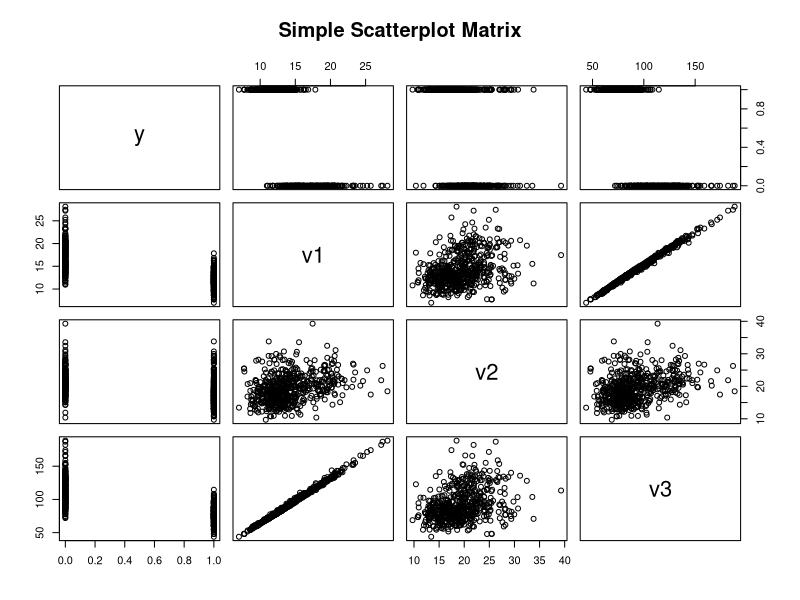
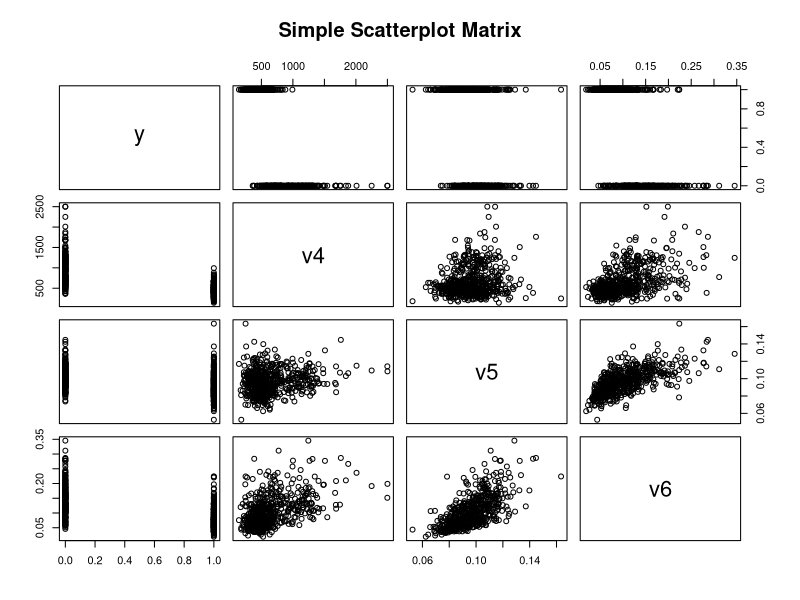
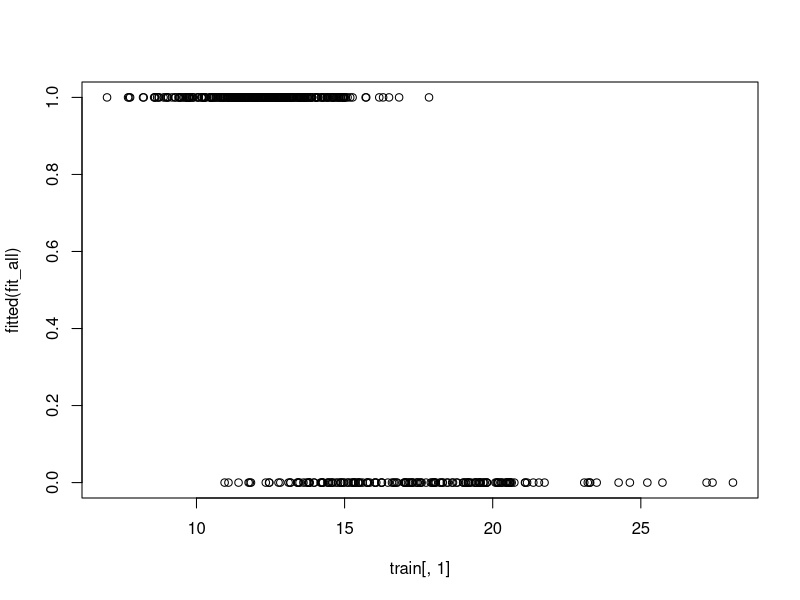
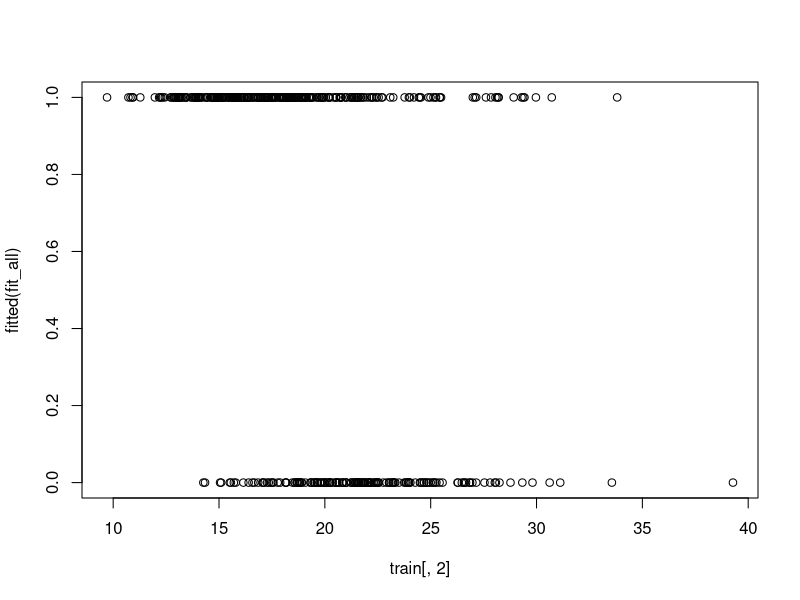
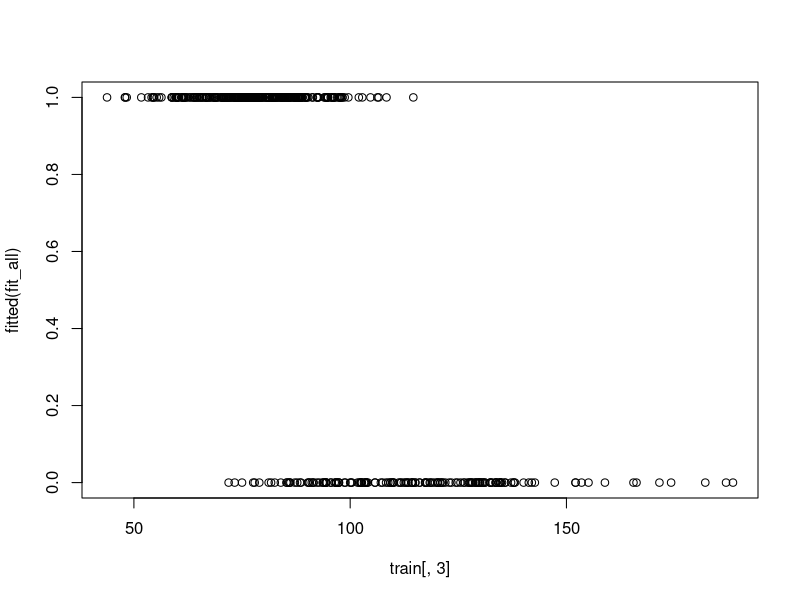
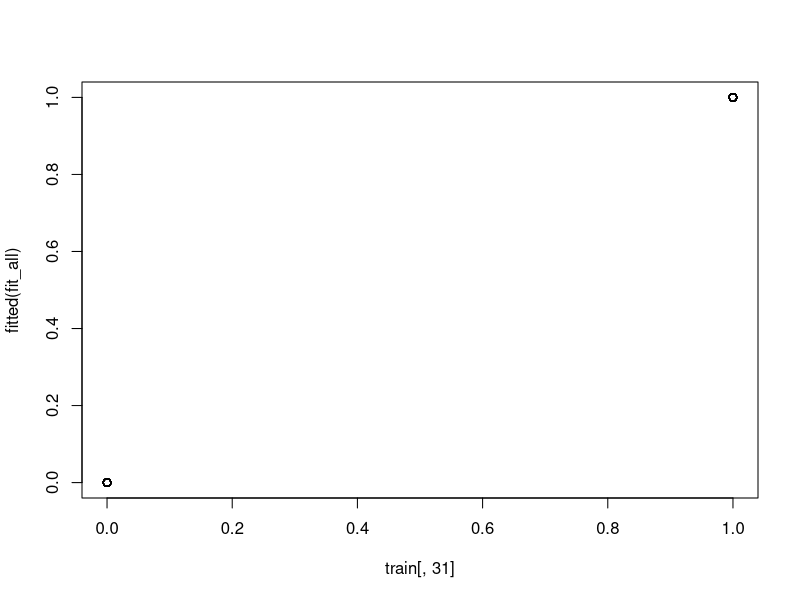
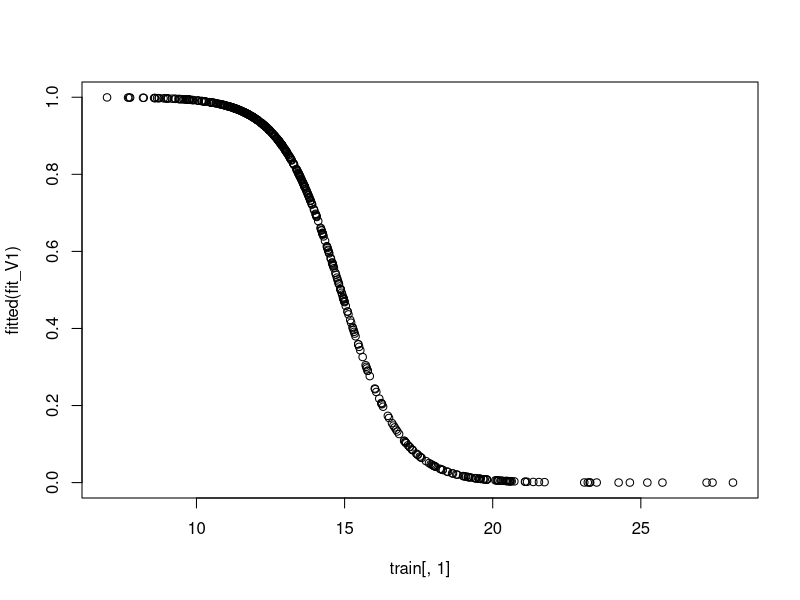
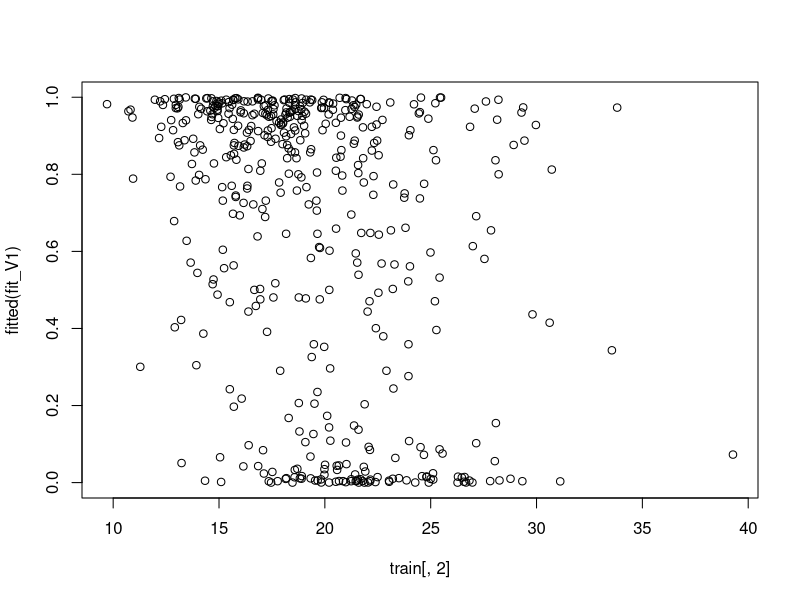

Recreate these plots in R, in order. (Note: this script raises an error after producing the figures.)
# ---
# title: |
# Advanced Topics in Statistics  
# Classification in R and Python

# date: "03/02/2021"
# output: pdf_document
# ---
  
# ```{r setup, include=FALSE}
# knitr::opts_chunk$set(echo = TRUE)
# ```

# In this practical we will cover the following topics:
  
# * Logistic regression



## Classification using logistic regression

# **Quick recap** - for more details see Classification slides on the ELE page.

# Imagine that an observation consists of some explanatory variables $X_1,X_2,\dots,X_p$ and a binary 
# label $Y$ (that is $Y$ is either 1 or 0). When doing classification, we want to find a method that 
# assigns one label to each observation in a way that the method correctly predicts not only the observed 
# labels, but it also performs well when assingning labels to new observations.

# Logistic regression is one method that can used to classify observations. It uses the form
# \[p:=\mathbb{P}(Y=1|X_1,\dots,X_p)=\frac{\mathrm{e}^{\beta_0+\beta_1X_1+\dots+\beta_pX_p}}{1+\mathrm{e}^{\beta_0+\beta_1X_1+\dots+\beta_pX_p}},\]
# that is we first estimate the probability that the observation (with explanatory variables $X_1,\dots,X_p$) is of category 1.
# The coefficients $\beta_0,\beta_1,\dots,\beta_p$ are estimated using the observed data.

# Then, in order to predict the label of new observations, we choose a threshold $p*$, and assign label 1 
# if the value $p$ of the new observation is above the threshold $p*$ (and assing label 0 otherwise).

# There are a couple of measures of testing a model’s classification performance. Using our data we can 
# construct the following *confusion matrix*:

# \begin{center}
# \begin{tabular}{c | c c}
# & Obs:0 & Obs:1\\\hline
# Pred:0 & a & b\\
# Pred:1 & c & d
# \end{tabular}
# \end{center}

# The *accuracy* is the fraction of correct classifications, that is $(a+d)/(a+b+c+d)$. 
# Furthermore we can define the following measures:
  
# * Sensitivity: proportion of true positives predicted as such, $a/(b+d)$.

# * Specificity: proportion of true negatives predicted as such, $a/(a+c)$.

# * Positive predictive value: proportion of predicted positives that are actually correct, $d/(c+d)$.

# * Negative predictive value: proportion of predicted negatives that are actually correct, $a/(a+b)$.


# **Breast Cancer data**
  
# In this example we will attempt to classify tumors as being benign (0) or malignant (1). The data are 
# readily available in Python, in R you will have to read in the `cancer.csv` dataset, which you can find 
# on the ELE page. The data consists of 30 explanatory variables (different measurements of the tumor), 
# and the label indicating whether the tumor is benign or malignant.

# Since we only have one dataset, to test model performance we will randomly split to data, and build 
# the model on 75\% of available, and test the model on the remaining 25\%.

# \textcolor{red}{\textbf{R:}}

# Load the necessary packages and the data:
# ```{r,eval=FALSE}
# The caret and e1071 package is required for using the confusionMatrix call
library(dplyr)
library(caret)
library(e1071)
library(MASS)
library(tidyverse)
library(readr)
library(repr)
library(glmnet)

cancer <- read.csv("cancer.csv",header=FALSE)
# ```

# Look at the data (there is a lot so just the first three variables here, try altering this to get a sense of the data)
# ```{r}
y <- cancer[,31]
v1 <- cancer[,1]
v2 <- cancer[,2]
v3 <- cancer[,3]
v4 <- cancer[,4]
v5 <- cancer[,5]
v6 <- cancer[,6]
# Basic Scatterplot Matrix
pairs(~y+v1+v2+v3,data=cancer,main="Simple Scatterplot Matrix")
pairs(~y+v4+v5+v6,data=cancer,main="Simple Scatterplot Matrix")
# ```


# Next we manually define a function that will split the data into training set and test set, and use 
# this function to make the split:
# ```{r,eval=FALSE}
# Define function that will split the data into training and test sets
trainTestSplit <- function(df,trainPercent,seed1){
  ## Sample size percent
  smp_size <- floor(trainPercent/100 * nrow(df))
  ## set the seed 
  set.seed(seed1)
  train_ind <- sample(seq_len(nrow(df)), size = smp_size)
  train_ind
}

# Split as training and test sets
train_ind <- trainTestSplit(cancer,trainPercent=85,seed=123)
train <- cancer[train_ind, ]
test <- cancer[-train_ind, ]

# ```

# Then we fit the glm (note that the labels are in the last column of the dataset - V31).

# Explore differing numbers of the tumor measurements to aid with classification
# ```{r,eval=FALSE}
# Fit a generalized linear logistic model
# Note that the last column (V31) contains the labels

# This fits all the 30 measurements
fit_all <- glm(V31~.,family=binomial,data=train,control = list(maxit = 50))
summary(fit_all)
# Coefficients:
#             Estimate Std. Error   z value   Pr(>|z|)
# (Intercept)  8.677e+03  2.389e+07   0.000    1.000
# V1           5.868e+03  1.316e+07   0.000    1.000
# V2          -1.031e+02  3.379e+05   0.000    1.000
# V3          -4.465e+02  2.337e+06   0.000    1.000
# V4          -2.632e+01  3.965e+04  -0.001    0.999
# V5          -3.916e+04  1.760e+08   0.000    1.000
# V6           4.714e+04  5.696e+07   0.001    0.999
# V7          -4.167e+03  4.085e+07   0.000    1.000
# V8          -3.360e+04  7.480e+07   0.000    1.000
# V9           1.099e+04  2.468e+07   0.000    1.000
# V10         -7.143e+04  9.127e+07  -0.001    0.999
# V11          1.533e+03  1.838e+07   0.000    1.000
# V12         -3.374e+01  1.668e+06   0.000    1.000
# V13          4.217e+02  2.997e+06   0.000    1.000
# V14         -6.404e+01  1.407e+05   0.000    1.000
# V15          7.213e+04  1.613e+08   0.000    1.000
# V16         -6.576e+04  1.095e+08  -0.001    1.000
# V17          4.245e+04  6.974e+07   0.001    1.000
# V18         -2.003e+05  3.771e+08  -0.001    1.000
# V19          4.725e+04  1.497e+08   0.000    1.000
# V20          4.738e+05  6.476e+08   0.001    0.999
# V21         -2.664e+03  4.779e+06  -0.001    1.000
# V22         -5.037e+00  2.008e+05   0.000    1.000
# V23          4.284e+01  1.895e+05   0.000    1.000
# V24          1.728e+01  3.218e+04   0.001    1.000
# V25          3.789e+03  6.143e+07   0.000    1.000
# V26          2.994e+03  2.434e+07   0.000    1.000
# V27         -7.080e+03  2.522e+07   0.000    1.000
# V28          5.651e+03  4.429e+07   0.000    1.000
# V29         -1.056e+04  1.650e+07  -0.001    0.999
# V30         -1.330e+04  5.061e+07   0.000    1.000

# (Dispersion parameter for binomial family taken to be 1)

# Null deviance: 6.2537e+02  on 482  degrees of freedom
# Residual deviance: 2.3388e-09  on 452  degrees of freedom
# AIC: 62


# This fits V1
fit_V1 <- glm(V31~V1,family=binomial,data=train,control = list(maxit = 50))
summary(fit_V1)
# Coefficients:
#             Estimate Std. Error   z value Pr(>|z|)    
# (Intercept)  14.6188     1.3715   10.66   <2e-16 ***
# V1           -0.9831     0.0963  -10.21   <2e-16 ***

# (Dispersion parameter for binomial family taken to be 1)

# Null deviance: 625.37  on 482  degrees of freedom
# Residual deviance: 281.18  on 481  degrees of freedom
# AIC: 285.18


# This fits V2
fit_V2 <- glm(V31~V2,family=binomial,data=train,control = list(maxit = 50))
summary(fit_V2)
# Coefficients:
#             Estimate Std. Error   z value Pr(>|z|)    
# (Intercept)  5.24110    0.57566   9.105   <2e-16 ***
# V2          -0.23377    0.02829  -8.263   <2e-16 ***

# (Dispersion parameter for binomial family taken to be 1)

# Null deviance: 625.37  on 482  degrees of freedom
# Residual deviance: 536.93  on 481  degrees of freedom
# AIC: 540.93

# This fits V3
fit_V3 <- glm(V31~V3,family=binomial,data=train,control = list(maxit = 50))
summary(fit_V3)
# Coefficients:
#             Estimate Std. Error   z value Pr(>|z|)    
# (Intercept) 15.03237    1.42038   10.58   <2e-16 ***
# V3          -0.15570    0.01533  -10.15   <2e-16 ***

# (Dispersion parameter for binomial family taken to be 1)

# Null deviance: 625.37  on 482  degrees of freedom
# Residual deviance: 261.21  on 481  degrees of freedom
# AIC: 265.21


# This fits V1 + V2 + V3
fit_V1_V2_V3 <- glm(V31~V1+V2+V3,family=binomial,data=train,control = list(maxit = 50))
summary(fit_V1_V2_V3)
# Coefficients:
#           Estimate Std. Error z   value Pr(>|z|)    
# (Intercept) 17.15217    1.97095   8.702  < 2e-16 ***
# V1           5.62102    1.01587   5.533 3.14e-08 ***
# V2          -0.22255    0.04759  -4.677 2.92e-06 ***
# V3          -0.99542    0.15733  -6.327 2.50e-10 ***

# (Dispersion parameter for binomial family taken to be 1)

# Null deviance: 625.37  on 482  degrees of freedom
# Residual deviance: 194.11  on 479  degrees of freedom
# AIC: 202.11


# Use backstep to remove all variables with no correlation to V31
fit_backstep <- fit_all %>% stepAIC(trace=FALSE, direction = c("backward"))
coef(fit_backstep)
print(fit_backstep)

# This fits backstep model
fit_backstep1 <- glm(formula = V31 ~ V1 + V2 + V4 + V5 + V6 + V7 + V8 + V9 + V10 + 
                       V13 + V14 + V15 + V16 + V17 + V18 + V19 + V20 + V21 + V29 + 
                       V30, family = binomial, data = train, control = list(maxit = 50))
summary(fit_backstep1)
# Coefficients:
# Estimate Std. Error z value Pr(>|z|)
# (Intercept)  1.023e+04  4.542e+06   0.002    0.998
# V1           6.276e+03  1.149e+06   0.005    0.996
# V2          -3.491e+02  6.164e+04  -0.006    0.995
# V4          -5.405e+01  1.017e+04  -0.005    0.996
# V5          -8.852e+04  2.116e+07  -0.004    0.997
# V6           1.261e+05  2.271e+07   0.006    0.996
# V7          -8.776e+04  1.747e+07  -0.005    0.996
# V8          -2.547e+04  2.661e+07  -0.001    0.999
# V9           4.329e+04  9.110e+06   0.005    0.996
# V10         -1.599e+05  3.400e+07  -0.005    0.996
# V13          8.165e+02  1.803e+05   0.005    0.996
# V14         -1.421e+02  2.667e+04  -0.005    0.996
# V15          2.288e+05  4.840e+07   0.005    0.996
# V16         -1.612e+05  2.955e+07  -0.005    0.996
# V17          1.290e+05  2.433e+07   0.005    0.996
# V18         -6.829e+05  1.293e+08  -0.005    0.996
# V19          1.998e+05  3.602e+07   0.006    0.996
# V20          1.669e+06  3.056e+08   0.005    0.996
# V21         -1.948e+03  3.467e+05  -0.006    0.996
# V29         -4.119e+04  7.478e+06  -0.006    0.996
# V30         -1.196e+05  2.202e+07  -0.005    0.996

# (Dispersion parameter for binomial family taken to be 1)

# Null deviance: 6.2537e+02  on 482  degrees of freedom
# Residual deviance: 1.0781e-08  on 462  degrees of freedom
# AIC: 42
# ```

train
# Dumy code categorical predictor variables
x <- model.matrix(V31~., train)[,-1]
# Convert the outcome (class) to a numerical variable
y_V31 <- train$V31

# Use lasso regression to remove all variables with no correlation to V31
cv.lasso <- cv.glmnet(x = x, y_V31, alpha = 1, family = "binomial")
# Fit the final model on the training data
lasso.model <- glmnet(x = x, y_V31, alpha = 1, family = "binomial",
                lambda = cv.lasso$lambda.min)
# Display regression coefficients
coef(lasso.model)
#               s0
# (Intercept)  29.1171699
# V1            .        
# V2            .        
# V3            .        
# V4            .        
# V5            .        
# V6            .        
# V7            .        
# V8          -33.9464254
# V9            .        
# V10          31.6135072
# V11          -9.0464604
# V12           0.5784591
# V13           .        
# V14           .        
# V15         -92.9503483
# V16          42.6760739
# V17           .        
# V18           .        
# V19           .        
# V20          77.0319339
# V21          -0.7109714
# V22          -0.2669398
# V23           .        
# V24           .        
# V25         -18.2286258
# V26           .        
# V27          -5.3631108
# V28         -18.7103130
# V29          -8.3093734
# V30 

# Make predictions on the test data
lasso.test <- model.matrix(V31 ~., data = test)[,-1]
lasso.probs <- lasso.model %>% predict(newx = lasso.test)
predicted.classes <- ifelse(lasso.probs > 0.5, 1, 0)
print(lasso.model)

# This fits lasso1 model
fit_lasso1 <- glm(formula = V31 ~ V8 + V10 + V11 + V12 + V15 + V16 + V20 + V21 + V22 + V25 + V27 + V28 + V29, 
                  family = binomial, data = train, control = list(maxit = 50))
summary(fit_lasso1)
# Coefficients:
# Estimate Std. Error z value Pr(>|z|)    
# (Intercept)   50.2028    16.0646   3.125  0.00178 ** 
# V8           -52.4697    45.5220  -1.153  0.24907    
# V10           19.9787   156.2735   0.128  0.89827    
# V11          -18.8776     6.4815  -2.913  0.00359 ** 
# V12            2.1273     1.4677   1.449  0.14724    
# V15         -270.2908   198.6908  -1.360  0.17372    
# V16          100.3277    61.2341   1.638  0.10133    
# V20          291.8072   650.6440   0.448  0.65380    
# V21           -1.1237     0.4299  -2.614  0.00894 ** 
# V22           -0.5026     0.1411  -3.561  0.00037 ***
# V25          -31.1629    37.4893  -0.831  0.40583    
# V27          -11.6342     4.5188  -2.575  0.01004 *  
# V28          -26.6205    26.6951  -0.997  0.31866    
# V29          -14.2849     9.1415  -1.563  0.11813    

# (Dispersion parameter for binomial family taken to be 1)

# Null deviance: 625.37  on 482  degrees of freedom
# Residual deviance:  48.14  on 469  degrees of freedom
# AIC: 76.14


# This fits lasso2 model, removing V10
fit_lasso2 <- glm(formula = V31 ~ V8 + V11 + V12 + V15 + V16 + V20 + V21 + V22 + V25 + V27 + V28 + V29, 
                  family = binomial, data = train, control = list(maxit = 50))
summary(fit_lasso2)
# Coefficients:
# Estimate Std. Error z value Pr(>|z|)    
# (Intercept)   51.6029    11.9605   4.314  1.6e-05 ***
# V8           -50.8782    43.7221  -1.164 0.244557    
# V11          -18.9225     6.4713  -2.924 0.003455 ** 
# V12            2.1326     1.4678   1.453 0.146265    
# V15         -283.3803   171.6716  -1.651 0.098798 .  
# V16           99.4678    61.0974   1.628 0.103521    
# V20          333.5617   569.9192   0.585 0.558360    
# V21           -1.1524     0.3711  -3.105 0.001903 ** 
# V22           -0.5048     0.1404  -3.597 0.000322 ***
# V25          -28.9058    33.1383  -0.872 0.383057    
# V27          -11.6141     4.5093  -2.576 0.010008 *  
# V28          -27.2447    26.1834  -1.041 0.298092    
# V29          -14.2254     9.1795  -1.550 0.121217    

# (Dispersion parameter for binomial family taken to be 1)

# Null deviance: 625.372  on 482  degrees of freedom
# Residual deviance:  48.156  on 470  degrees of freedom
# AIC: 74.156


# This fits lasso3 model, removing V20
fit_lasso3 <- glm(formula = V31 ~ V8 + V11 + V12 + V15 + V16 + V21 + V22 + V25 + V27 + V28 + V29, 
                  family = binomial, data = train, control = list(maxit = 50))
summary(fit_lasso3)
# Coefficients:
# Estimate Std. Error z value Pr(>|z|)    
# (Intercept)   53.1470    11.8230   4.495 6.95e-06 ***
# V8           -52.4617    42.9320  -1.222 0.221718    
# V11          -18.7627     6.2396  -3.007 0.002638 ** 
# V12            2.0260     1.4271   1.420 0.155718    
# V15         -232.7488   142.2723  -1.636 0.101852    
# V16          128.1262    40.5415   3.160 0.001576 ** 
# V21           -1.2240     0.3566  -3.432 0.000598 ***
# V22           -0.4963     0.1348  -3.681 0.000233 ***
# V25          -32.1342    32.5951  -0.986 0.324202    
# V27          -11.7263     4.5477  -2.578 0.009924 ** 
# V28          -25.0542    26.3719  -0.950 0.342096    
# V29          -15.0637     9.4306  -1.597 0.110196    

# (Dispersion parameter for binomial family taken to be 1)

# Null deviance: 625.372  on 482  degrees of freedom
# Residual deviance:  48.612  on 471  degrees of freedom
# AIC: 72.612


# This fits lasso4 model, removing V28
fit_lasso4 <- glm(formula = V31 ~ V8 + V11 + V12 + V15 + V16 + V21 + V22 + V25 + V27 + V29, 
                  family = binomial, data = train, control = list(maxit = 50))
summary(fit_lasso4)
# Coefficients:
# Estimate Std. Error z value Pr(>|z|)    
# (Intercept)   52.8511    11.5617   4.571 4.85e-06 ***
# V8           -78.6160    33.8530  -2.322 0.020218 *  
# V11          -17.8353     5.9409  -3.002 0.002681 ** 
# V12            2.2482     1.3755   1.634 0.102159    
# V15         -220.5915   138.9737  -1.587 0.112447    
# V16          130.5217    40.3474   3.235 0.001217 ** 
# V21           -1.2391     0.3476  -3.565 0.000364 ***
# V22           -0.4974     0.1314  -3.785 0.000153 ***
# V25          -41.0096    31.1644  -1.316 0.188204    
# V27          -13.2967     4.2268  -3.146 0.001656 ** 
# V29          -16.2513     8.9861  -1.808 0.070531 .  

# (Dispersion parameter for binomial family taken to be 1)

# Null deviance: 625.372  on 482  degrees of freedom
# Residual deviance:  49.579  on 472  degrees of freedom
# AIC: 71.579


# This fits lasso5 model, removing V25, with lowest AIC, with most p-values < 0.05
fit_lasso5 <- glm(formula = V31 ~ V8 + V11 + V12 + V15 + V16 + V21 + V22 + V27 + V29, 
                  family = binomial, data = train, control = list(maxit = 50))
summary(fit_lasso5)
# Coefficients:
# Estimate Std. Error z value Pr(>|z|)    
# (Intercept)   45.3694     8.8215   5.143 2.70e-07 ***
# V8           -94.7792    32.9201  -2.879 0.003988 ** 
# V11          -15.6728     4.8655  -3.221 0.001276 ** 
# V12            2.1651     1.3243   1.635 0.102065    
# V15         -297.4224   140.8381  -2.112 0.034703 *  
# V16          139.9884    38.9027   3.598 0.000320 ***
# V21           -1.0503     0.2978  -3.526 0.000421 ***
# V22           -0.4719     0.1172  -4.026 5.68e-05 ***
# V27          -13.3711     3.7592  -3.557 0.000375 ***
# V29          -20.2970     9.2957  -2.183 0.029000 *  

# (Dispersion parameter for binomial family taken to be 1)

# Null deviance: 625.372  on 482  degrees of freedom
# Residual deviance:  51.403  on 473  degrees of freedom
# AIC: 71.403


# This fits lasso6 model, removing V12 - all variables have p-values < 0.05, but AIC is higher than lasso5 model
fit_lasso6 <- glm(formula = V31 ~ V8 + V11 + V15 + V16 + V21 + V22 + V27 + V29, 
                  family = binomial, data = train, control = list(maxit = 50))
summary(fit_lasso6)
# Coefficients:
# Estimate Std. Error z value Pr(>|z|)    
# (Intercept)   47.0734     8.9004   5.289 1.23e-07 ***
# V8           -90.7944    30.6465  -2.963 0.003050 ** 
# V11          -12.1970     3.4151  -3.571 0.000355 ***
# V15         -306.1695   125.7493  -2.435 0.014902 *  
# V16          155.9177    39.0530   3.992 6.54e-05 ***
# V21           -1.2222     0.2713  -4.505 6.62e-06 ***
# V22           -0.3500     0.0779  -4.493 7.04e-06 ***
# V27          -14.1530     3.7577  -3.766 0.000166 ***
# V29          -24.1029     9.4290  -2.556 0.010580 *  

# (Dispersion parameter for binomial family taken to be 1)

# Null deviance: 625.372  on 482  degrees of freedom
# Residual deviance:  54.242  on 474  degrees of freedom
# AIC: 72.242


# Explore the model output

# ```{r}
fitted.model1 <- fitted(fit_all)

# Plot fit_all against V1, V2, V3 and V31
plot(train[,1],fitted(fit_all))
plot(train[,2],fitted(fit_all))
plot(train[,3],fitted(fit_all))
plot(train[,31],fitted(fit_all))

# Plot fit_V1 against V1, V2, V3 and V31
plot(train[,1],fitted(fit_V1))
plot(train[,2],fitted(fit_V1))
plot(train[,3],fitted(fit_V1))
plot(train[,31],fitted(fit_V1))

# Plot fit_V2 against V1, V2, V3 and V31
plot(train[,1],fitted(fit_V2))
plot(train[,2],fitted(fit_V2))
plot(train[,3],fitted(fit_V2))
plot(train[,31],fitted(fit_V2))

# Plot fit_V3 against V1, V2, V3 and V31
plot(train[,1],fitted(fit_V3))
plot(train[,2],fitted(fit_V3))
plot(train[,3],fitted(fit_V3))
plot(train[,31],fitted(fit_V3))

# Plot fit_V1_V2_V3 against V1, V2, V3 and V31
plot(train[,1],fitted(fit_V1_V2_V3))
plot(train[,2],fitted(fit_V1_V2_V3))
plot(train[,3],fitted(fit_V1_V2_V3))
plot(train[,31],fitted(fit_V1_V2_V3))

# Plot fit_backstep1 against V1, V2, V3 and V31
plot(train[,1],fitted(fit_backstep1))
plot(train[,2],fitted(fit_backstep1))
plot(train[,3],fitted(fit_backstep1))
plot(train[,31],fitted(fit_backstep1))

# Plot fit_lasso1 against V1, V2, V3 and V31
plot(train[,1],fitted(fit_lasso1))
plot(train[,2],fitted(fit_lasso1))
plot(train[,3],fitted(fit_lasso1))
plot(train[,31],fitted(fit_lasso1))

# Plot fit_lasso5 against V8, V11, V12, V15, V16, V21, V22, V27, V29 and V31
plot(train[,8],fitted(fit_lasso5))
plot(train[,11],fitted(fit_lasso5))
plot(train[,12],fitted(fit_lasso5))
plot(train[,15],fitted(fit_lasso5))
plot(train[,16],fitted(fit_lasso5))
plot(train[,21],fitted(fit_lasso5))
plot(train[,22],fitted(fit_lasso5))
plot(train[,27],fitted(fit_lasso5))
plot(train[,29],fitted(fit_lasso5))
plot(train[,31],fitted(fit_lasso5))

# Plot fit_lasso6 against V8, V11, V15, V16, V21, V22, V27, V29 and V31
plot(train[,8],fitted(fit_lasso6))
plot(train[,11],fitted(fit_lasso6))
plot(train[,15],fitted(fit_lasso6))
plot(train[,16],fitted(fit_lasso6))
plot(train[,21],fitted(fit_lasso6))
plot(train[,22],fitted(fit_lasso6))
plot(train[,27],fitted(fit_lasso6))
plot(train[,29],fitted(fit_lasso6))
plot(train[,31],fitted(fit_lasso6))
# ```



# Next we check the performance of the trained model (fit_all). Here we use the threshold $p*=0.5$.
# ```{r,eval=FALSE}
# Predict the output from the model
a_all <- predict(fit_all,newdata=train,type="response")
# Set response >0.5 as 1 and <=0.5 as 0
b_all <- ifelse(a_all>0.5, 1, 0)

# Compute the confusion matrix for training data
confusionMatrix(as.factor(b_all),as.factor(train$V31))
# Accuracy : 1          
# 95% CI : (0.9924, 1)
# No Information Rate : 0.6501     
# P-Value [Acc > NIR] : < 2.2e-16  

# Kappa : 1          

# Mcnemar's Test P-Value : NA         
                                     
#            Sensitivity : 1.0000     
#            Specificity : 1.0000     
#          Pos Pred Value : 1.0000     
#          Neg Pred Value : 1.0000     
#              Prevalence : 0.3499     
#          Detection Rate : 0.3499     
#    Detection Prevalence : 0.3499     
#       Balanced Accuracy : 1.0000
# ```



# Finally we use the trained model to make predictions for the test dataset (p=0.5). Again, we use the threshold $p*=0.5$.
# ```{r,eval=FALSE}

m_all <- predict(fit_all,newdata=test,type="response")
n_all <- ifelse(m_all>0.5, 1, 0)
# Compute the confusion matrix for test output
confusionMatrix(as.factor(n_all),as.factor(test$V31))
# Accuracy : 0.9651          
# 95% CI : (0.9014, 0.9927)
# No Information Rate : 0.5             
# P-Value [Acc > NIR] : <2e-16          

# Kappa : 0.9302          

# Mcnemar's Test P-Value : 0.2482          
                                          
#             Sensitivity : 1.0000          
#             Specificity : 0.9302          
#          Pos Pred Value : 0.9348          
#          Neg Pred Value : 1.0000          
#              Prevalence : 0.5000          
#          Detection Rate : 0.5000          
#    Detection Prevalence : 0.5349          
#       Balanced Accuracy : 0.9651
# ```


# Finally we use the trained model to make predictions for the test dataset (p=0.6). Again, we use the threshold $p*=0.6$.
# ```{r,eval=FALSE}

m_all <- predict(fit_all,newdata=test,type="response")
n_all <- ifelse(m_all>0.6, 1, 0)
# Compute the confusion matrix for test output
confusionMatrix(as.factor(n_all),as.factor(test$V31))
# Accuracy : 0.9651          
# 95% CI : (0.9014, 0.9927)
# No Information Rate : 0.5             
# P-Value [Acc > NIR] : <2e-16          

# Kappa : 0.9302          

# Mcnemar's Test P-Value : 0.2482          
                                          
#             Sensitivity : 1.0000          
#             Specificity : 0.9302          
#          Pos Pred Value : 0.9348          
#          Neg Pred Value : 1.0000          
#              Prevalence : 0.5000          
#          Detection Rate : 0.5000          
#    Detection Prevalence : 0.5349          
#       Balanced Accuracy : 0.9651
# ```


# Next we check the performance of the trained model (fit_V1). Here we use the threshold $p*=0.5$.
# ```{r,eval=FALSE}
# Predict the output from the model
a_V1 <- predict(fit_V1,newdata=train,type="response")
# Set response >0.5 as 1 and <=0.5 as 0
b_V1 <- ifelse(a_V1>0.5, 1, 0)

# Compute the confusion matrix for training data
confusionMatrix(as.factor(b_V1),as.factor(train$V31))
#           Reference
# Prediction   0   1
#          0 128  18
#          1  41 296

# Accuracy : 0.8778          
# 95% CI : (0.8453, 0.9057)
# No Information Rate : 0.6501          
# P-Value [Acc > NIR] : < 2.2e-16       

# Kappa : 0.7228          

# Mcnemar's Test P-Value : 0.004181        
                                          
#             Sensitivity : 0.7574          
#             Specificity : 0.9427          
#          Pos Pred Value : 0.8767          
#          Neg Pred Value : 0.8783          
#              Prevalence : 0.3499          
#          Detection Rate : 0.2650          
#    Detection Prevalence : 0.3023          
#       Balanced Accuracy : 0.8500 
# ```


# Finally we use the trained model to make predictions for the test dataset (p=0.5). Again, we use the threshold $p*=0.5$.
# ```{r,eval=FALSE}

m_V1 <- predict(fit_V1,newdata=test,type="response")
n_V1 <- ifelse(m_V1>0.5, 1, 0)
# Compute the confusion matrix for test output
confusionMatrix(as.factor(n_V1),as.factor(test$V31))
#           Reference
# Prediction  0  1
#          0 36  1
#          1  7 42

# Accuracy : 0.907          
# 95% CI : (0.8249, 0.959)
# No Information Rate : 0.5            
# P-Value [Acc > NIR] : 7.618e-16      

# Kappa : 0.814          

# Mcnemar's Test P-Value : 0.0771         
                                         
#             Sensitivity : 0.8372         
#             Specificity : 0.9767         
#          Pos Pred Value : 0.9730         
#          Neg Pred Value : 0.8571         
#              Prevalence : 0.5000         
#          Detection Rate : 0.4186         
#    Detection Prevalence : 0.4302         
#       Balanced Accuracy : 0.9070
# ```

# Finally we use the trained model to make predictions for the test dataset. Again, we use the threshold $p*=0.5$.
# ```{r,eval=FALSE}

m_V1 <- predict(fit_V1,newdata=test,type="response")
n_V1 <- ifelse(m_V1>0.6, 1, 0)
# Compute the confusion matrix for test output
confusionMatrix(as.factor(n_V1),as.factor(test$V31))
#           Reference
# Prediction  0  1
#          0 37  4
#          1  6 39

# Accuracy : 0.8837          
# 95% CI : (0.7965, 0.9428)
# No Information Rate : 0.5             
# P-Value [Acc > NIR] : 5.247e-14       

# Kappa : 0.7674          

# Mcnemar's Test P-Value : 0.7518          
                                          
#             Sensitivity : 0.8605          
#             Specificity : 0.9070          
#          Pos Pred Value : 0.9024          
#          Neg Pred Value : 0.8667          
#              Prevalence : 0.5000          
#          Detection Rate : 0.4302          
#    Detection Prevalence : 0.4767          
#       Balanced Accuracy : 0.8837 
# ```



# Next we check the performance of the trained model (fit_V2). Here we use the threshold $p*=0.5$.
# ```{r,eval=FALSE}
# Predict the output from the model
a_V2 <- predict(fit_V2,newdata=train,type="response")
# Set response >0.5 as 1 and <=0.5 as 0
b_V2 <- ifelse(a_V2>0.5, 1, 0)

# Compute the confusion matrix for training data
confusionMatrix(as.factor(b_V2),as.factor(train$V31))
#           Reference
# Prediction   0   1
# 0  61  38
# 1 108 276

# Accuracy : 0.6977          
# 95% CI : (0.6546, 0.7384)
# No Information Rate : 0.6501          
# P-Value [Acc > NIR] : 0.01516         

# Kappa : 0.2653          

# Mcnemar's Test P-Value : 1.127e-08       
                                          
#             Sensitivity : 0.3609          
#             Specificity : 0.8790          
#          Pos Pred Value : 0.6162          
#          Neg Pred Value : 0.7188          
#              Prevalence : 0.3499          
#          Detection Rate : 0.1263          
#    Detection Prevalence : 0.2050          
#       Balanced Accuracy : 0.6200
# ```


# Finally we use the trained model to make predictions for the test dataset (p=0.5). Again, we use the threshold $p*=0.5$.
# ```{r,eval=FALSE}

m_V2 <- predict(fit_V2,newdata=test,type="response")
n_V2 <- ifelse(m_V2>0.5, 1, 0)
# Compute the confusion matrix for test output
confusionMatrix(as.factor(n_V2),as.factor(test$V31))
#           Reference
# Prediction  0  1
#          0 13  3
#          1 30 40

# Accuracy : 0.6163          
# 95% CI : (0.5051, 0.7192)
# No Information Rate : 0.5             
# P-Value [Acc > NIR] : 0.01993         

# Kappa : 0.2326          

# Mcnemar's Test P-Value : 6.011e-06       
                                          
#             Sensitivity : 0.3023          
#             Specificity : 0.9302          
#          Pos Pred Value : 0.8125          
#          Neg Pred Value : 0.5714          
#              Prevalence : 0.5000          
#          Detection Rate : 0.1512          
#    Detection Prevalence : 0.1860          
#       Balanced Accuracy : 0.6163
# ```

# Finally we use the trained model to make predictions for the test dataset. Again, we use the threshold $p*=0.5$.
# ```{r,eval=FALSE}

m_V2 <- predict(fit_V2,newdata=test,type="response")
n_V2 <- ifelse(m_V2>0.6, 1, 0)
# Compute the confusion matrix for test output
confusionMatrix(as.factor(n_V2),as.factor(test$V31))
#           Reference
# Prediction  0  1
#          0 22  5
#          1 21 38

Accuracy : 0.6977          
# 95% CI : (0.5892, 0.7921)
# No Information Rate : 0.5             
# P-Value [Acc > NIR] : 0.0001585       

# Kappa : 0.3953          

# Mcnemar's Test P-Value : 0.0032637       
                                          
#             Sensitivity : 0.5116          
#             Specificity : 0.8837          
#          Pos Pred Value : 0.8148          
#          Neg Pred Value : 0.6441          
#              Prevalence : 0.5000          
#          Detection Rate : 0.2558          
#    Detection Prevalence : 0.3140          
#       Balanced Accuracy : 0.6977
# ```



# Next we check the performance of the trained model (fit_V2). Here we use the threshold $p*=0.5$.
# ```{r,eval=FALSE}
# Predict the output from the model
a_V3 <- predict(fit_V3,newdata=train,type="response")
# Set response >0.5 as 1 and <=0.5 as 0
b_V3 <- ifelse(a_V3>0.5, 1, 0)

# Compute the confusion matrix for training data
confusionMatrix(as.factor(b_V3),as.factor(train$V31))
#           Reference
# Prediction   0   1
#          0  61  38
#          1 108 276

# Accuracy : 0.6977          
# 95% CI : (0.6546, 0.7384)
# No Information Rate : 0.6501          
# P-Value [Acc > NIR] : 0.01516         

# Kappa : 0.2653          

# Mcnemar's Test P-Value : 1.127e-08       
                                          
#             Sensitivity : 0.3609          
#             Specificity : 0.8790          
#          Pos Pred Value : 0.6162          
#          Neg Pred Value : 0.7188          
#              Prevalence : 0.3499          
#          Detection Rate : 0.1263          
#    Detection Prevalence : 0.2050          
#       Balanced Accuracy : 0.6200
# ```


# Finally we use the trained model to make predictions for the test dataset (p=0.5). Again, we use the threshold $p*=0.5$.
# ```{r,eval=FALSE}

m_V3 <- predict(fit_V3,newdata=test,type="response")
n_V3 <- ifelse(m_V3>0.5, 1, 0)
# Compute the confusion matrix for test output
confusionMatrix(as.factor(n_V3),as.factor(test$V31))
#           Reference
# Prediction  0  1
#          0 13  3
#          1 30 40

# Accuracy : 0.6163          
# 95% CI : (0.5051, 0.7192)
# No Information Rate : 0.5             
# P-Value [Acc > NIR] : 0.01993         

# Kappa : 0.2326          

# Mcnemar's Test P-Value : 6.011e-06       
                                          
#             Sensitivity : 0.3023          
#             Specificity : 0.9302          
#          Pos Pred Value : 0.8125          
#          Neg Pred Value : 0.5714          
#              Prevalence : 0.5000          
#          Detection Rate : 0.1512          
#    Detection Prevalence : 0.1860          
#       Balanced Accuracy : 0.6163
# ```

# Finally we use the trained model to make predictions for the test dataset. Again, we use the threshold $p*=0.5$.
# ```{r,eval=FALSE}

m_V3 <- predict(fit_V3,newdata=test,type="response")
n_V3 <- ifelse(m_V3>0.6, 1, 0)
# Compute the confusion matrix for test output
confusionMatrix(as.factor(n_V3),as.factor(test$V31))
#           Reference
# Prediction  0  1
#          0 22  5
#          1 21 38

# Accuracy : 0.6977          
# 95% CI : (0.5892, 0.7921)
# No Information Rate : 0.5             
# P-Value [Acc > NIR] : 0.0001585       

# Kappa : 0.3953          

# Mcnemar's Test P-Value : 0.0032637       
                                          
#             Sensitivity : 0.5116          
#             Specificity : 0.8837          
#          Pos Pred Value : 0.8148          
#          Neg Pred Value : 0.6441          
#              Prevalence : 0.5000          
#          Detection Rate : 0.2558          
#    Detection Prevalence : 0.3140          
#       Balanced Accuracy : 0.6977
# ```



# Next we check the performance of the trained model (fit_V1_V2_V3). Here we use the threshold $p*=0.5$.
# ```{r,eval=FALSE}
# Predict the output from the model
a_V1_V2_V3 <- predict(fit_V1_V2_V3,newdata=train,type="response")
# Set response >0.5 as 1 and <=0.5 as 0
b_V1_V2_V3 <- ifelse(a_V1_V2_V3>0.5, 1, 0)

# Compute the confusion matrix for training data
confusionMatrix(as.factor(b_V1_V2_V3),as.factor(train$V31))
#           Reference
# Prediction  0  1
#          0 13  3
#          1 30 40

Accuracy : 0.9193         
# 95% CI : (0.8913, 0.942)
# No Information Rate : 0.6501         
# P-Value [Acc > NIR] : <2e-16         

# Kappa : 0.8213         

# Mcnemar's Test P-Value : 0.5218         
                                         
#             Sensitivity : 0.8698         
#             Specificity : 0.9459         
#          Pos Pred Value : 0.8963         
#          Neg Pred Value : 0.9310         
#              Prevalence : 0.3499         
#          Detection Rate : 0.3043         
#    Detection Prevalence : 0.3395         
#       Balanced Accuracy : 0.9078
# ```


# Finally we use the trained model to make predictions for the test dataset (p=0.5). Again, we use the threshold $p*=0.5$.
# ```{r,eval=FALSE}

m_V1_V2_V3 <- predict(fit_V1_V2_V3,newdata=test,type="response")
n_V1_V2_V3 <- ifelse(m_V1_V2_V3>0.5, 1, 0)
# Compute the confusion matrix for test output
confusionMatrix(as.factor(n_V1_V2_V3),as.factor(test$V31))
#           Reference
# Prediction  0  1
#          0 35  0
#          1  8 43

Accuracy : 0.907          
# 95% CI : (0.8249, 0.959)
# No Information Rate : 0.5            
# P-Value [Acc > NIR] : 7.618e-16      

# Kappa : 0.814          

# Mcnemar's Test P-Value : 0.01333        
                                         
#             Sensitivity : 0.8140         
#             Specificity : 1.0000         
#          Pos Pred Value : 1.0000         
#          Neg Pred Value : 0.8431         
#              Prevalence : 0.5000         
#          Detection Rate : 0.4070         
#    Detection Prevalence : 0.4070         
#       Balanced Accuracy : 0.9070
# ```

# Finally we use the trained model to make predictions for the test dataset. Again, we use the threshold $p*=0.5$.
# ```{r,eval=FALSE}

m_V1_V2_V3 <- predict(fit_V1_V2_V3,newdata=test,type="response")
n_V1_V2_V3 <- ifelse(m_V1_V2_V3>0.6, 1, 0)
# Compute the confusion matrix for test output
confusionMatrix(as.factor(n_V1_V2_V3),as.factor(test$V31))
#           Reference
# Prediction   0   1
#          0 169   0
#          1   0 314

# Accuracy : 0.9419          
# 95% CI : (0.8695, 0.9809)
# No Information Rate : 0.5             
# P-Value [Acc > NIR] : < 2e-16         

# Kappa : 0.8837          

# Mcnemar's Test P-Value : 0.07364         
                                          
#             Sensitivity : 0.8837          
#             Specificity : 1.0000          
#          Pos Pred Value : 1.0000          
#          Neg Pred Value : 0.8958          
#              Prevalence : 0.5000          
#          Detection Rate : 0.4419          
#    Detection Prevalence : 0.4419          
#       Balanced Accuracy : 0.9419
# ```



# Next we check the performance of the trained model (fit_backstep1). Here we use the threshold $p*=0.5$.
fit_backstep1 <- glm(formula = V31 ~ V1 + V2 + V4 + V5 + V6 + V7 + V8 + V9 + V10 + 
                       V13 + V14 + V15 + V16 + V17 + V18 + V19 + V20 + V21 + V29 + 
                       V30, family = binomial, data = train, control = list(maxit = 50))
# ```{r,eval=FALSE}
# Predict the output from the model
a_backstep1 <- predict(fit_backstep1,newdata=train,type="response")
# Set response >0.5 as 1 and <=0.5 as 0
b_backstep1 <- ifelse(a_backstep1>0.5, 1, 0)

# Compute the confusion matrix for training data
confusionMatrix(as.factor(b_backstep1),as.factor(train$V31))
#           Reference
# Prediction  0  1
#          0 42  1
#          1  1 42

Accuracy : 1          
# 95% CI : (0.9924, 1)
# No Information Rate : 0.6501     
# P-Value [Acc > NIR] : < 2.2e-16  

# Kappa : 1          

# Mcnemar's Test P-Value : NA         
                                     
#             Sensitivity : 1.0000     
#             Specificity : 1.0000     
#          Pos Pred Value : 1.0000     
#          Neg Pred Value : 1.0000     
#              Prevalence : 0.3499     
#          Detection Rate : 0.3499     
#    Detection Prevalence : 0.3499     
#       Balanced Accuracy : 1.0000
# ```



# Finally we use the trained model to make predictions for the test dataset (p=0.5). Again, we use the threshold $p*=0.5$.
# ```{r,eval=FALSE}

m_backstep1 <- predict(fit_backstep1,newdata=test,type="response")
n_backstep1 <- ifelse(m_backstep1>0.5, 1, 0)
# Compute the confusion matrix for test output
confusionMatrix(as.factor(n_backstep1),as.factor(test$V31))
# Accuracy : 0.9767          
# 95% CI : (0.9185, 0.9972)
# No Information Rate : 0.5             
# P-Value [Acc > NIR] : <2e-16          

# Kappa : 0.9535          

# Mcnemar's Test P-Value : 1               
                                          
#             Sensitivity : 0.9767          
#             Specificity : 0.9767          
#          Pos Pred Value : 0.9767          
#          Neg Pred Value : 0.9767          
#              Prevalence : 0.5000          
#          Detection Rate : 0.4884          
#    Detection Prevalence : 0.5000          
#       Balanced Accuracy : 0.9767
# ```


# Finally we use the trained model to make predictions for the test dataset (p=0.6). Again, we use the threshold $p*=0.6$.
# ```{r,eval=FALSE}

m_backstep1 <- predict(fit_backstep1,newdata=test,type="response")
n_backstep1 <- ifelse(m_backstep1>0.6, 1, 0)
# Compute the confusion matrix for test output
confusionMatrix(as.factor(n_backstep1),as.factor(test$V31))
#           Reference
# Prediction  0  1
#          0 42  1
#          1  1 42

# Accuracy : 0.9767          
# 95% CI : (0.9185, 0.9972)
# No Information Rate : 0.5             
# P-Value [Acc > NIR] : <2e-16          

# Kappa : 0.9535          

# Mcnemar's Test P-Value : 1               
                                          
#             Sensitivity : 0.9767          
#             Specificity : 0.9767          
#          Pos Pred Value : 0.9767          
#          Neg Pred Value : 0.9767          
#              Prevalence : 0.5000          
#          Detection Rate : 0.4884          
#    Detection Prevalence : 0.5000          
#       Balanced Accuracy : 0.9767
# ```




# Next we check the performance of the trained model (fit_lasso1). Here we use the threshold $p*=0.5$.
fit_lasso1 <- glm(formula = V31 ~ V8 + V10 + V11 + V12 + V15 + V16 + V20 + V21 + V22 + V25 + V27 + V28 + V29, 
                  family = binomial, data = train, control = list(maxit = 50))
# ```{r,eval=FALSE}
# Predict the output from the model
a_lasso1 <- predict(fit_lasso1,newdata=train,type="response")
# Set response >0.5 as 1 and <=0.5 as 0
b_lasso1 <- ifelse(a_lasso1>0.5, 1, 0)

# Compute the confusion matrix for training data
confusionMatrix(as.factor(b_lasso1),as.factor(train$V31))
#           Reference
# Prediction   0   1
#          0 165   1
#          1   4 313

# Accuracy : 0.9896         
# 95% CI : (0.976, 0.9966)
# No Information Rate : 0.6501         
# P-Value [Acc > NIR] : <2e-16         

# Kappa : 0.9772         

# Mcnemar's Test P-Value : 0.3711         
                                         
#             Sensitivity : 0.9763         
#             Specificity : 0.9968         
#          Pos Pred Value : 0.9940         
#          Neg Pred Value : 0.9874         
#              Prevalence : 0.3499         
#          Detection Rate : 0.3416         
#    Detection Prevalence : 0.3437         
#     Balanced Accuracy : 0.9866
# ```



# Finally we use the trained model to make predictions for the test dataset (p=0.5). Again, we use the threshold $p*=0.5$.
# ```{r,eval=FALSE}

m_lasso1 <- predict(fit_lasso1,newdata=test,type="response")
n_lasso1 <- ifelse(m_lasso1>0.5, 1, 0)
# Compute the confusion matrix for test output
confusionMatrix(as.factor(n_lasso1),as.factor(test$V31))
#           Reference
# Prediction  0  1
#          0 43  1
#          1  0 42

# Accuracy : 0.9884          
# 95% CI : (0.9369, 0.9997)
# No Information Rate : 0.5             
# P-Value [Acc > NIR] : <2e-16          

# Kappa : 0.9767          

# Mcnemar's Test P-Value : 1               
                                          
#             Sensitivity : 1.0000          
#             Specificity : 0.9767          
#          Pos Pred Value : 0.9773          
#          Neg Pred Value : 1.0000          
#              Prevalence : 0.5000          
#        Detection Rate : 0.5000          
#    Detection Prevalence : 0.5116          
#       Balanced Accuracy : 0.9884 
# ```


# Finally we use the trained model to make predictions for the test dataset (p=0.6). Again, we use the threshold $p*=0.6$.
# ```{r,eval=FALSE}

m_lasso1 <- predict(fit_lasso1,newdata=test,type="response")
n_lasso1 <- ifelse(m_lasso1>0.6, 1, 0)
# Compute the confusion matrix for test output
confusionMatrix(as.factor(n_lasso1),as.factor(test$V31))
#          Reference
# Prediction   0   1
#          0 165   2
#          1   4 312

# Accuracy : 0.9876          
# 95% CI : (0.9732, 0.9954)
# No Information Rate : 0.6501          
# P-Value [Acc > NIR] : <2e-16          

# Kappa : 0.9726          

# Mcnemar's Test P-Value : 0.6831          
                                          
#             Sensitivity : 0.9763          
#             Specificity : 0.9936          
#          Pos Pred Value : 0.9880          
#          Neg Pred Value : 0.9873          
#              Prevalence : 0.3499          
#          Detection Rate : 0.3416          
#    Detection Prevalence : 0.3458          
#       Balanced Accuracy : 0.9850
# ```




# Next we check the performance of the trained model (fit_lasso5). Here we use the threshold $p*=0.5$.
fit_lasso5 <- glm(formula = V31 ~ V8 + V11 + V12 + V15 + V16 + V21 + V22 + V27 + V29, 
                  family = binomial, data = train, control = list(maxit = 50))
# ```{r,eval=FALSE}
# Predict the output from the model
a_lasso5 <- predict(fit_lasso5,newdata=train,type="response")
# Set response >0.5 as 1 and <=0.5 as 0
b_lasso5 <- ifelse(a_lasso5>0.5, 1, 0)

# Compute the confusion matrix for training data
confusionMatrix(as.factor(b_lasso5),as.factor(train$V31))
#          Reference
# Prediction   0   1
#          0 165   2
#          1   4 312

# Accuracy : 0.9876          
# 95% CI : (0.9732, 0.9954)
# No Information Rate : 0.6501          
# P-Value [Acc > NIR] : <2e-16          

# Kappa : 0.9726          

# Mcnemar's Test P-Value : 0.6831          
                                          
#             Sensitivity : 0.9763          
#             Specificity : 0.9936          
#          Pos Pred Value : 0.9880          
#          Neg Pred Value : 0.9873          
#              Prevalence : 0.3499          
#          Detection Rate : 0.3416          
#    Detection Prevalence : 0.3458          
#       Balanced Accuracy : 0.9850 
# ```



# Finally we use the trained model to make predictions for the test dataset (p=0.5). Again, we use the threshold $p*=0.5$.
# ```{r,eval=FALSE}

m_lasso5 <- predict(fit_lasso5,newdata=test,type="response")
n_lasso5 <- ifelse(m_lasso5>0.5, 1, 0)
# Compute the confusion matrix for test output
confusionMatrix(as.factor(n_lasso5),as.factor(test$V31))
#          Reference
# Prediction  0  1
#          0 43  1
#          1  0 42

# Accuracy : 0.9884          
# 95% CI : (0.9369, 0.9997)
# No Information Rate : 0.5             
# P-Value [Acc > NIR] : <2e-16          

# Kappa : 0.9767          

# Mcnemar's Test P-Value : 1               
                                          
#             Sensitivity : 1.0000          
#             Specificity : 0.9767          
#          Pos Pred Value : 0.9773          
#          Neg Pred Value : 1.0000          
#              Prevalence : 0.5000          
#          Detection Rate : 0.5000          
#    Detection Prevalence : 0.5116          
#       Balanced Accuracy : 0.9884  
# ```


# Finally we use the trained model to make predictions for the test dataset (p=0.6). Again, we use the threshold $p*=0.6$.
# ```{r,eval=FALSE}

m_lasso5 <- predict(fit_lasso5,newdata=test,type="response")
n_lasso5 <- ifelse(m_lasso5>0.6, 1, 0)
# Compute the confusion matrix for test output
confusionMatrix(as.factor(n_lasso5),as.factor(test$V31))
#          Reference
# Prediction  0  1
#          0 43  1
#          1  0 42

# Accuracy : 0.9884          
# 95% CI : (0.9369, 0.9997)
# No Information Rate : 0.5             
# P-Value [Acc > NIR] : <2e-16          

# Kappa : 0.9767          

# Mcnemar's Test P-Value : 1               
                                          
#             Sensitivity : 1.0000          
#             Specificity : 0.9767          
#          Pos Pred Value : 0.9773          
#          Neg Pred Value : 1.0000          
#              Prevalence : 0.5000          
#          Detection Rate : 0.5000          
#    Detection Prevalence : 0.5116          
#       Balanced Accuracy : 0.9884  
# ```




# Next we check the performance of the trained model (fit_lasso6). Here we use the threshold $p*=0.5$.
fit_lasso6 <- glm(formula = V31 ~ V8 + V11 + V15 + V16 + V21 + V22 + V27 + V29, 
                  family = binomial, data = train, control = list(maxit = 50))
# ```{r,eval=FALSE}
# Predict the output from the model
a_lasso6 <- predict(fit_lasso6,newdata=train,type="response")
# Set response >0.5 as 1 and <=0.5 as 0
b_lasso6 <- ifelse(a_lasso6>0.5, 1, 0)

# Compute the confusion matrix for training data
confusionMatrix(as.factor(b_lasso6),as.factor(train$V31))
#          Reference
# Prediction   0   1
#          0 165   3
#          1   4 311

# Accuracy : 0.9855          
# 95% CI : (0.9704, 0.9942)
# No Information Rate : 0.6501          
# P-Value [Acc > NIR] : <2e-16          

# Kappa : 0.9681          

# Mcnemar's Test P-Value : 1               
                                          
#             Sensitivity : 0.9763          
#             Specificity : 0.9904          
#          Pos Pred Value : 0.9821          
#          Neg Pred Value : 0.9873          
#              Prevalence : 0.3499          
#          Detection Rate : 0.3416          
#    Detection Prevalence : 0.3478          
#       Balanced Accuracy : 0.9834  
# ```



# Finally we use the trained model to make predictions for the test dataset (p=0.5). Again, we use the threshold $p*=0.5$.
# ```{r,eval=FALSE}

m_lasso6 <- predict(fit_lasso6,newdata=test,type="response")
n_lasso6 <- ifelse(m_lasso6>0.5, 1, 0)
# Compute the confusion matrix for test output
confusionMatrix(as.factor(n_lasso6),as.factor(test$V31))
#          Reference
# Prediction  0  1
#          0 43  1
#          1  0 42

# Accuracy : 0.9884          
# 95% CI : (0.9369, 0.9997)
# No Information Rate : 0.5             
# P-Value [Acc > NIR] : <2e-16          

# Kappa : 0.9767          

# Mcnemar's Test P-Value : 1               
                                          
#             Sensitivity : 1.0000          
#             Specificity : 0.9767          
#          Pos Pred Value : 0.9773          
#          Neg Pred Value : 1.0000          
#              Prevalence : 0.5000          
#          Detection Rate : 0.5000          
#    Detection Prevalence : 0.5116          
#       Balanced Accuracy : 0.9884  
# ```


# Finally we use the trained model to make predictions for the test dataset (p=0.6). Again, we use the threshold $p*=0.6$.
# ```{r,eval=FALSE}

m_lasso6 <- predict(fit_lasso6,newdata=test,type="response")
n_lasso6 <- ifelse(m_lasso6>0.6, 1, 0)
# Compute the confusion matrix for test output
confusionMatrix(as.factor(n_lasso6),as.factor(test$V31))
#         Reference
# Prediction  0  1
#          0 43  1
#          1  0 42

# Accuracy : 0.9884          
# 95% CI : (0.9369, 0.9997)
# No Information Rate : 0.5             
# P-Value [Acc > NIR] : <2e-16          

# Kappa : 0.9767          

# Mcnemar's Test P-Value : 1               
                                          
#             Sensitivity : 1.0000          
#             Specificity : 0.9767          
#          Pos Pred Value : 0.9773          
#          Neg Pred Value : 1.0000          
#              Prevalence : 0.5000          
#          Detection Rate : 0.5000          
#    Detection Prevalence : 0.5116          
#       Balanced Accuracy : 0.9884  
# ```
